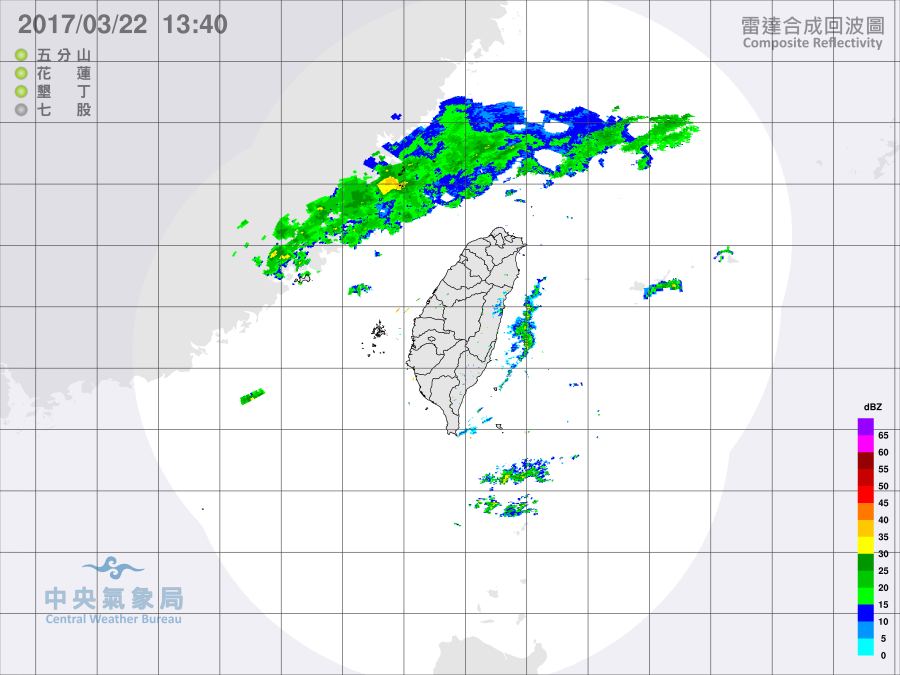
#> input picture image_to_value/test.png, 3600 x 2700 px (shown at 1/4 size)
$ python color_to_value.py   (Python 2 division)
#> lines starting #> are read from the running program, lines starting #| are printed output that depends on the picture
# -*- coding: cp950 -*-
from PIL import Image
import cv2
import numpy

xbase = 0
ybase = 0
count = 0
aver = 0

def check(i,j):
        global count
        r,g,b=a.getpixel((i,j))#注意r g b 為0到255之間的整數
        if (r==0)and(g==255)and(b==255): #5
            new.putpixel((i,j),(r,g,b))
            count = count + 5
        elif (r==0)and(g==150)and(b==255): #10
            new.putpixel((i,j),(r,g,b))
            count = count + 10
        elif (r==0)and(g==0)and(b==255): #15
            new.putpixel((i,j),(r,g,b))
            count = count + 15
        elif (r==0)and(g==255)and(b==0): #20
            new.putpixel((i,j),(r,g,b))
            count = count + 20
        elif (r==0)and(g==200)and(b==0): #25
            new.putpixel((i,j),(r,g,b))
            count = count + 25
        elif (r==0)and(g==150)and(b==0): #30
            new.putpixel((i,j),(r,g,b))
            count = count + 30
        elif (r==255)and(g==255)and(b==0): #35
            new.putpixel((i,j),(r,g,b))
            count = count + 35
        elif (r==255)and(g==200)and(b==0): #40
            new.putpixel((i,j),(r,g,b))
            count = count + 40
        elif (r==255)and(g==120)and(b==0): #45
            new.putpixel((i,j),(r,g,b))
            count = count + 45
        elif (r==255)and(g==0)and(b==0): #50
            new.putpixel((i,j),(r,g,b))
            count = count + 50
        elif (r==200)and(g==0)and(b==0): #55
            new.putpixel((i,j),(r,g,b))
            count = count + 55
        elif (r==150)and(g==0)and(b==0): #60
            new.putpixel((i,j),(r,g,b))
            count = count + 60
        elif (r==255)and(g==0)and(b==255): #65
            new.putpixel((i,j),(r,g,b))
            count = count + 65
        elif (r==150)and(g==0)and(b==144): #70
            new.putpixel((i,j),(r,g,b))
            count = count + 70

def cell(xbase,ybase):
    global count
    count = 0
    for i in range(0+59*xbase,59+59*xbase):
        for j in range(0+59*ybase,59+59*ybase):
            check(i,j)
            #print i,j
            aver = count/(59*59)
            total_list[xbase][ybase] = aver

img = cv2.imread('test.png')
#> img is the input picture: shape (2700, 3600, 3); mean B, G, R 231.9, 232.7, 225.6
img = img[490:1965,1125:2600]
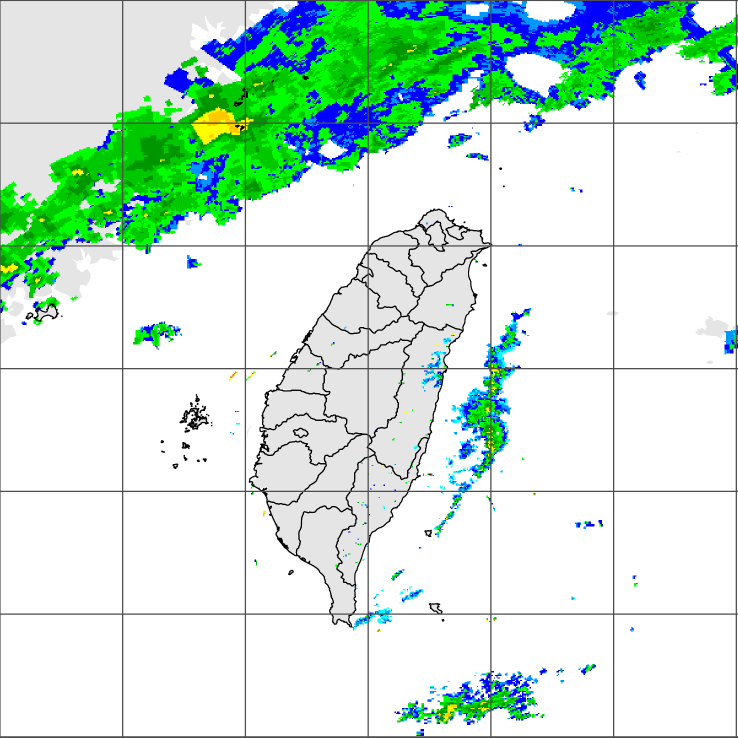
#> img: shape (1475, 1475, 3) (shown at 1/2 size); mean B, G, R 216.5, 229.7, 203.7
cv2.imwrite('res2.png', img)
print 'ok'


#開一個二維陣列
total_list = []
for i in range (0, 25):
    new = []
    for j in range (0, 25):
        new.append(i)
    total_list.append(new)

a=Image.open('res2.png')#找張jpg照片放在此程式檔之檔案夾內
m=a.size[0]
#> m = 1475
n=a.size[1]
#> n = 1475
new=Image.new('RGB', (m,n), (255, 255, 255))#建立一張同大小全黑的暫時圖檔 m:x / n:y
#> new: PIL image 1475x1475 RGB; every value is 255


for i in range (0, 25):
    for j in range (0, 25):
#> (the run stopped early here; a loop or call above may not have finished)
